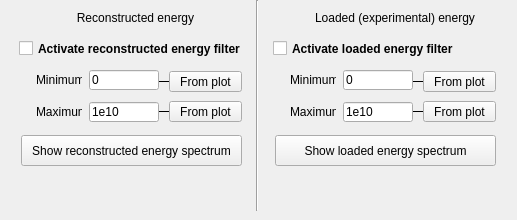
        <widget class="QWidget" name="tabEnergy">
         <attribute name="title">
          <string>Energy</string>
         </attribute>
         <widget class="QCheckBox" name="cbActivateEnergyFilter">
          <property name="geometry">
           <rect>
            <x>19</x>
            <y>40</y>
            <width>231</width>
            <height>17</height>
           </rect>
          </property>
          <property name="font">
           <font>
            <weight>75</weight>
            <bold>true</bold>
           </font>
          </property>
          <property name="text">
           <string>Activate reconstructed energy filter</string>
          </property>
         </widget>
         <widget class="QFrame" name="fEnergyFilter">
          <property name="geometry">
           <rect>
            <x>29</x>
            <y>60</y>
            <width>140</width>
            <height>69</height>
           </rect>
          </property>
          <property name="frameShape">
           <enum>QFrame::NoFrame</enum>
          </property>
          <property name="frameShadow">
           <enum>QFrame::Raised</enum>
          </property>
          <widget class="QLabel" name="label_51">
           <property name="geometry">
            <rect>
             <x>7</x>
             <y>13</y>
             <width>46</width>
             <height>13</height>
            </rect>
           </property>
           <property name="text">
            <string>Minimum:</string>
           </property>
          </widget>
          <widget class="QLineEdit" name="ledEnergyMin">
           <property name="geometry">
            <rect>
             <x>60</x>
             <y>10</y>
             <width>70</width>
             <height>20</height>
            </rect>
           </property>
           <property name="text">
            <string>0</string>
           </property>
          </widget>
          <widget class="QLabel" name="label_52">
           <property name="geometry">
            <rect>
             <x>7</x>
             <y>45</y>
             <width>46</width>
             <height>13</height>
            </rect>
           </property>
           <property name="text">
            <string>Maximum:</string>
           </property>
          </widget>
          <widget class="QLineEdit" name="ledEnergyMax">
           <property name="geometry">
            <rect>
             <x>60</x>
             <y>42</y>
             <width>70</width>
             <height>20</height>
            </rect>
           </property>
           <property name="text">
            <string>1e10</string>
           </property>
          </widget>
         </widget>
         <widget class="QPushButton" name="pbEnergySpectrum1">
          <property name="geometry">
           <rect>
            <x>21</x>
            <y>135</y>
            <width>221</width>
            <height>31</height>
           </rect>
          </property>
          <property name="text">
           <string>Show reconstructed energy spectrum</string>
          </property>
         </widget>
         <widget class="QPushButton" name="pbDefEnMin">
          <property name="geometry">
           <rect>
            <x>169</x>
            <y>71</y>
            <width>73</width>
            <height>21</height>
           </rect>
          </property>
          <property name="text">
           <string>From plot</string>
          </property>
         </widget>
         <widget class="QPushButton" name="pbDefEnMax">
          <property name="geometry">
           <rect>
            <x>169</x>
            <y>101</y>
            <width>73</width>
            <height>21</height>
           </rect>
          </property>
          <property name="text">
           <string>From plot</string>
          </property>
         </widget>
         <widget class="Line" name="line_51">
          <property name="geometry">
           <rect>
            <x>119</x>
            <y>80</y>
            <width>70</width>
            <height>3</height>
           </rect>
          </property>
          <property name="frameShadow">
           <enum>QFrame::Plain</enum>
          </property>
          <property name="orientation">
           <enum>Qt::Horizontal</enum>
          </property>
         </widget>
         <widget class="Line" name="line_52">
          <property name="geometry">
           <rect>
            <x>119</x>
            <y>110</y>
            <width>70</width>
            <height>3</height>
           </rect>
          </property>
          <property name="frameShadow">
           <enum>QFrame::Plain</enum>
          </property>
          <property name="orientation">
           <enum>Qt::Horizontal</enum>
          </property>
         </widget>
         <widget class="Line" name="line_42">
          <property name="geometry">
           <rect>
            <x>249</x>
            <y>0</y>
            <width>16</width>
            <height>211</height>
           </rect>
          </property>
          <property name="orientation">
           <enum>Qt::Vertical</enum>
          </property>
         </widget>
         <widget class="QFrame" name="dLoadedEnergy">
          <property name="geometry">
           <rect>
            <x>269</x>
            <y>5</y>
            <width>239</width>
            <height>197</height>
           </rect>
          </property>
          <property name="frameShape">
           <enum>QFrame::NoFrame</enum>
          </property>
          <property name="frameShadow">
           <enum>QFrame::Raised</enum>
          </property>
          <widget class="QCheckBox" name="cbActivateLoadedEnergyFilter">
           <property name="geometry">
            <rect>
             <x>4</x>
             <y>35</y>
             <width>201</width>
             <height>17</height>
            </rect>
           </property>
           <property name="font">
            <font>
             <weight>75</weight>
             <bold>true</bold>
            </font>
           </property>
           <property name="text">
            <string>Activate loaded energy filter</string>
           </property>
          </widget>
          <widget class="QPushButton" name="pbLoadEnergySpectrum">
           <property name="geometry">
            <rect>
             <x>6</x>
             <y>130</y>
             <width>221</width>
             <height>31</height>
            </rect>
           </property>
           <property name="text">
            <string>Show loaded energy spectrum</string>
           </property>
          </widget>
          <widget class="Line" name="line_57">
           <property name="geometry">
            <rect>
             <x>104</x>
             <y>105</y>
             <width>70</width>
             <height>3</height>
            </rect>
           </property>
           <property name="frameShadow">
            <enum>QFrame::Plain</enum>
           </property>
           <property name="orientation">
            <enum>Qt::Horizontal</enum>
           </property>
          </widget>
          <widget class="Line" name="line_58">
           <property name="geometry">
            <rect>
             <x>104</x>
             <y>75</y>
             <width>70</width>
             <height>3</height>
            </rect>
           </property>
           <property name="frameShadow">
            <enum>QFrame::Plain</enum>
           </property>
           <property name="orientation">
            <enum>Qt::Horizontal</enum>
           </property>
          </widget>
          <widget class="QLabel" name="label_113">
           <property name="geometry">
            <rect>
             <x>36</x>
             <y>5</y>
             <width>180</width>
             <height>16</height>
            </rect>
           </property>
           <property name="text">
            <string>Loaded (experimental) energy</string>
           </property>
           <property name="alignment">
            <set>Qt::AlignCenter</set>
           </property>
          </widget>
          <widget class="QFrame" name="fLoadedEnergyFilter">
           <property name="geometry">
            <rect>
             <x>14</x>
             <y>55</y>
             <width>140</width>
             <height>69</height>
            </rect>
           </property>
           <property name="frameShape">
            <enum>QFrame::NoFrame</enum>
           </property>
           <property name="frameShadow">
            <enum>QFrame::Raised</enum>
           </property>
           <widget class="QLabel" name="label_114">
            <property name="geometry">
             <rect>
              <x>7</x>
              <y>13</y>
              <width>46</width>
              <height>13</height>
             </rect>
            </property>
            <property name="text">
             <string>Minimum:</string>
            </property>
           </widget>
           <widget class="QLineEdit" name="ledLoadEnergyMin">
            <property name="geometry">
             <rect>
              <x>60</x>
              <y>10</y>
              <width>70</width>
              <height>20</height>
             </rect>
            </property>
            <property name="text">
             <string>0</string>
            </property>
           </widget>
           <widget class="QLabel" name="label_115">
            <property name="geometry">
             <rect>
              <x>7</x>
              <y>45</y>
              <width>46</width>
              <height>13</height>
             </rect>
            </property>
            <property name="text">
             <string>Maximum:</string>
            </property>
           </widget>
           <widget class="QLineEdit" name="ledLoadEnergyMax">
            <property name="geometry">
             <rect>
              <x>60</x>
              <y>42</y>
              <width>70</width>
              <height>20</height>
             </rect>
            </property>
            <property name="text">
             <string>1e10</string>
            </property>
           </widget>
          </widget>
          <widget class="QPushButton" name="pbDefLoadEnMin">
           <property name="geometry">
            <rect>
             <x>154</x>
             <y>66</y>
             <width>73</width>
             <height>21</height>
            </rect>
           </property>
           <property name="text">
            <string>From plot</string>
           </property>
          </widget>
          <widget class="QPushButton" name="pbDefLoadEnMax">
           <property name="geometry">
            <rect>
             <x>154</x>
             <y>96</y>
             <width>73</width>
             <height>21</height>
            </rect>
           </property>
           <property name="text">
            <string>From plot</string>
           </property>
          </widget>
         </widget>
         <widget class="QLabel" name="label_112">
          <property name="geometry">
           <rect>
            <x>70</x>
            <y>10</y>
            <width>131</width>
            <height>16</height>
           </rect>
          </property>
          <property name="text">
           <string>Reconstructed energy</string>
          </property>
          <property name="alignment">
           <set>Qt::AlignCenter</set>
          </property>
         </widget>
         <zorder>line_52</zorder>
         <zorder>line_51</zorder>
         <zorder>cbActivateEnergyFilter</zorder>
         <zorder>fEnergyFilter</zorder>
         <zorder>pbEnergySpectrum1</zorder>
         <zorder>pbDefEnMin</zorder>
         <zorder>pbDefEnMax</zorder>
         <zorder>line_42</zorder>
         <zorder>dLoadedEnergy</zorder>
         <zorder>label_112</zorder>
        </widget>
